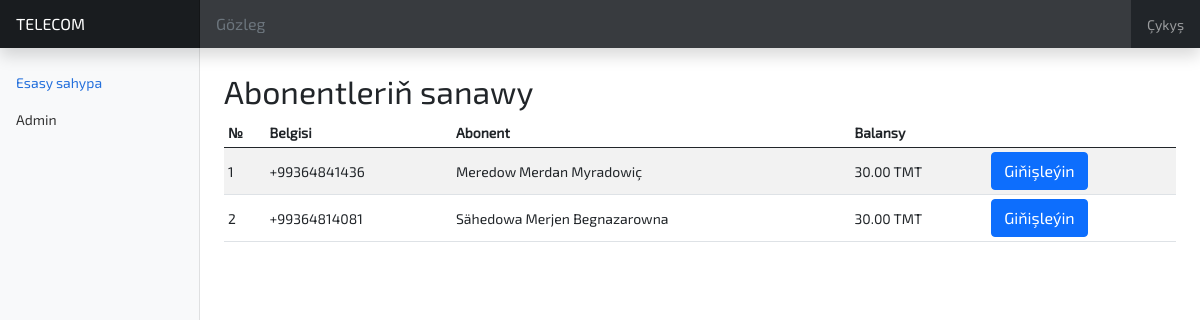
The app's page / (signed in), older data.
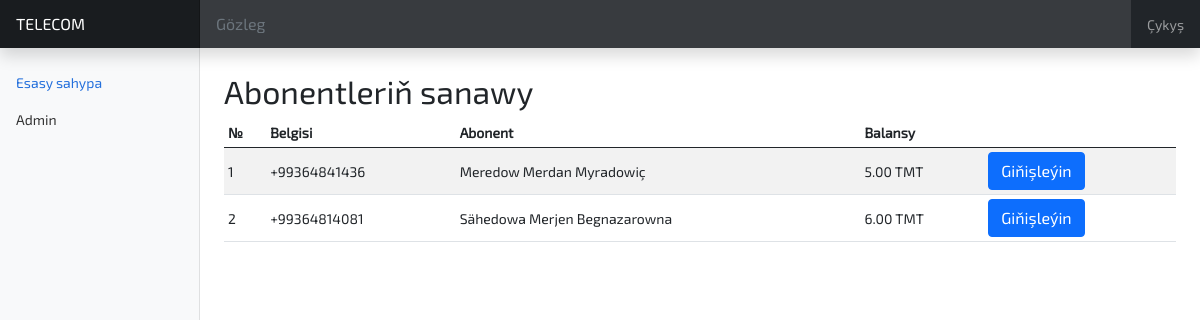
The same page, newer data.
### main/models.py (models this page shows, shortened)
class Client(models.Model):
    full_name = models.CharField(max_length=400)
    phone_number = models.CharField(max_length=20, unique=True)
    balance = models.FloatField()
    appraisal = models.ForeignKey("Appraisal", on_delete=models.CASCADE)
    services = models.ManyToManyField("Service", blank=True)
    class Meta:
        verbose_name = "abonent"
        verbose_name_plural = "abonentler"

### main/views.py (the view)
# urls.py: path("", views.main, name="home"),
@login_required(login_url="/admin/login/")
def main(request: HttpRequest):
    clients = Client.objects.all()
    return render(
        request,
        "views/main.html",
        {"current_page": "main", "clients": clients},
    )

### main/templates/views/main.html (shortened to what this page needs)
{% extends 'layouts/main_layout.html' %}
{% block body %}
    <h2 class="mt-4">Abonentleriň sanawy</h2>
    <div class="table-responsive">
        <table class="table table-striped table-sm">
            <thead>
                <tr>
                    <th scope="col">№</th>
                    <th scope="col">Belgisi</th>
                    <th scope="col">Abonent</th>
                    <th scope="col">Balansy</th>
                    <th scope="col"></th>
                </tr>
            </thead>
            <tbody>
                {% for client in clients %}
                    <tr>
                        <td>{{ forloop.counter }}</td>
                        <td>{{ client.phone_number }}</td>
                        <td>{{ client.full_name }}</td>
                        <td>{{ client.balance|floatformat:"2" }} TMT</td>
                        <td>
                            <button class="btn btn-primary"
                                    onclick="location.href='/client/{{ client.id }}/'">Giňişleýin</button>
                        </td>
                    </tr>
                {% endfor %}
            </tbody>
        </table>
    </div>
{% endblock body %}

Row changes from the older to the newer data that the page shows:
changed Client "Meredow Merdan Myradowiç": balance "30.00" → "5.00"
changed Client "Sähedowa Merjen Begnazarowna": balance "30.00" → "6.00"
